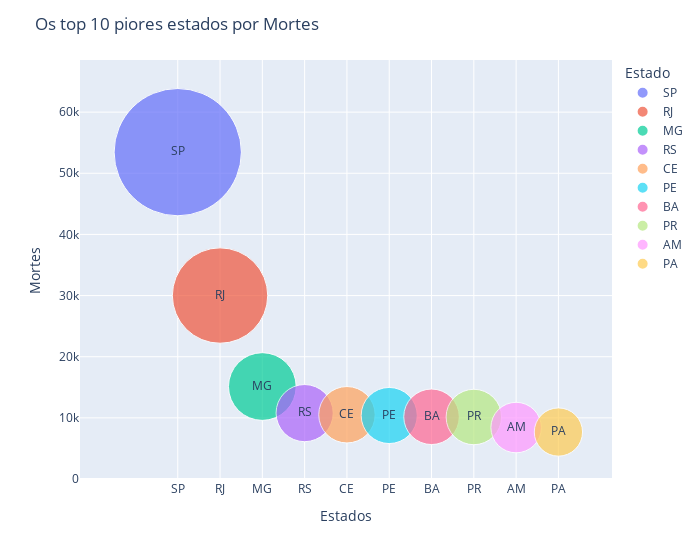

Write notebook code for a chart like this one.
### Code cell
covid_bubble_chart(df_states, 'Mortes',10)

### Figure 1 — Plotly figure (JSON) as saved in the notebook; plotly's stock layout.template omitted (floating-point values rounded to 4 significant figures)
{"data": [{"hovertemplate": "Estado=%{text}<br>Mortes=%{marker.size}<extra></extra>", "legendgroup": "SP", "marker": {"color": "#636efa", "size": [53455], "sizemode": "area", "sizeref": 6.599, "symbol": "circle"}, "mode": "markers+text", "name": "SP", "orientation": "v", "showlegend": true, "text": ["SP"], "type": "scatter", "x": ["SP"], "xaxis": "x", "y": [53455], "yaxis": "y"}, {"hovertemplate": "Estado=%{text}<br>Mortes=%{marker.size}<extra></extra>", "legendgroup": "RJ", "marker": {"color": "#EF553B", "size": [30004], "sizemode": "area", "sizeref": 6.599, "symbol": "circle"}, "mode": "markers+text", "name": "RJ", "orientation": "v", "showlegend": true, "text": ["RJ"], "type": "scatter", "x": ["RJ"], "xaxis": "x", "y": [30004], "yaxis": "y"}, {"hovertemplate": "Estado=%{text}<br>Mortes=%{marker.size}<extra></extra>", "legendgroup": "MG", "marker": {"color": "#00cc96", "size": [15126], "sizemode": "area", "sizeref": 6.599, "symbol": "circle"}, "mode": "markers+text", "name": "MG", "orientation": "v", "showlegend": true, "text": ["MG"], "type": "scatter", "x": ["MG"], "xaxis": "x", "y": [15126], "yaxis": "y"}, {"hovertemplate": "Estado=%{text}<br>Mortes=%{marker.size}<extra></extra>", "legendgroup": "RS", "marker": {"color": "#ab63fa", "size": [10778], "sizemode": "area", "sizeref": 6.599, "symbol": "circle"}, "mode": "markers+text", "name": "RS", "orientation": "v", "showlegend": true, "text": ["RS"], "type": "scatter", "x": ["RS"], "xaxis": "x", "y": [10778], "yaxis": "y"}, {"hovertemplate": "Estado=%{text}<br>Mortes=%{marker.size}<extra></extra>", "legendgroup": "CE", "marker": {"color": "#FFA15A", "size": [10510], "sizemode": "area", "sizeref": 6.599, "symbol": "circle"}, "mode": "markers+text", "name": "CE", "orientation": "v", "showlegend": true, "text": ["CE"], "type": "scatter", "x": ["CE"], "xaxis": "x", "y": [10510], "yaxis": "y"}, {"hovertemplate": "Estado=%{text}<br>Mortes=%{marker.size}<extra></extra>", "legendgroup": "PE", "marker": {"color": "#19d3f3", "size": [10387], "sizemode": "area", "sizeref": 6.599, "symbol": "circle"}, "mode": "markers+text", "name": "PE", "orientation": "v", "showlegend": true, "text": ["PE"], "type": "scatter", "x": ["PE"], "xaxis": "x", "y": [10387], "yaxis": "y"}, {"hovertemplate": "Estado=%{text}<br>Mortes=%{marker.size}<extra></extra>", "legendgroup": "BA", "marker": {"color": "#FF6692", "size": [10176], "sizemode": "area", "sizeref": 6.599, "symbol": "circle"}, "mode": "markers+text", "name": "BA", "orientation": "v", "showlegend": true, "text": ["BA"], "type": "scatter", "x": ["BA"], "xaxis": "x", "y": [10176], "yaxis": "y"}, {"hovertemplate": "Estado=%{text}<br>Mortes=%{marker.size}<extra></extra>", "legendgroup": "PR", "marker": {"color": "#B6E880", "size": [10141], "sizemode": "area", "sizeref": 6.599, "symbol": "circle"}, "mode": "markers+text", "name": "PR", "orientation": "v", "showlegend": true, "text": ["PR"], "type": "scatter", "x": ["PR"], "xaxis": "x", "y": [10141], "yaxis": "y"}, {"hovertemplate": "Estado=%{text}<br>Mortes=%{marker.size}<extra></extra>", "legendgroup": "AM", "marker": {"color": "#FF97FF", "size": [8414], "sizemode": "area", "sizeref": 6.599, "symbol": "circle"}, "mode": "markers+text", "name": "AM", "orientation": "v", "showlegend": true, "text": ["AM"], "type": "scatter", "x": ["AM"], "xaxis": "x", "y": [8414], "yaxis": "y"}, {"hovertemplate": "Estado=%{text}<br>Mortes=%{marker.size}<extra></extra>", "legendgroup": "PA", "marker": {"color": "#FECB52", "size": [7685], "sizemode": "area", "sizeref": 6.599, "symbol": "circle"}, "mode": "markers+text", "name": "PA", "orientation": "v", "showlegend": true, "text": ["PA"], "type": "scatter", "x": ["PA"], "xaxis": "x", "y": [7685], "yaxis": "y"}], "layout": {"legend": {"itemsizing": "constant", "title": {"text": "Estado"}, "tracegroupgap": 0}, "margin": {"t": 60}, "title": {"text": "Os top 10 piores estados por Mortes"}, "width": 700, "xaxis": {"anchor": "y", "categoryarray": ["SP", "RJ", "MG", "RS", "CE", "PE", "BA", "PR", "AM", "PA"], "categoryorder": "array", "domain": [0, 1], "title": {"text": "Estados"}}, "yaxis": {"anchor": "x", "domain": [0, 1], "title": {"text": "Mortes"}}}}
